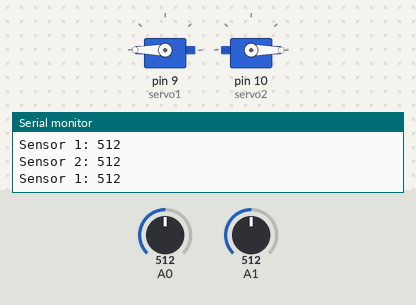
Simulated run of this sketch. Board: Arduino Uno, built with avr-gcc and run on an emulated ATmega328P. Shown: 2 × servo, the last lines printed to the serial monitor. Inputs (shaded band) come from the test bench; at power-on: A0 = 512, A1 = 512.

Above: at 1.2 s.
1.3 s: A0 set to 410
2.8 s: A0 set to 383
At 3.1 s:
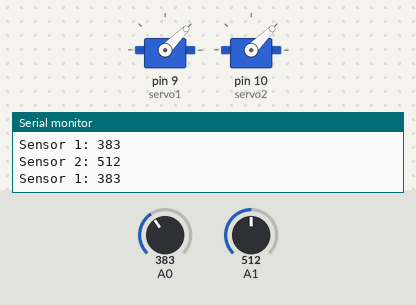
4.3 s: A1 set to 111
5.8 s: A1 set to 94
8.8 s: A0 set to 511
At 9.3 s:
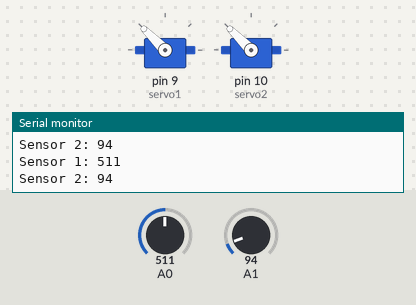
10.3 s: A0 set to 390
At 10.7 s:
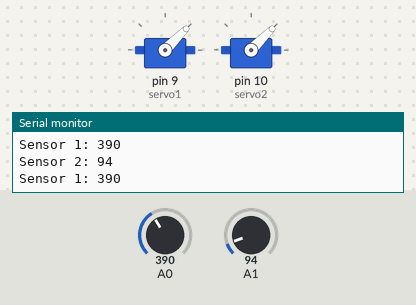
Timing chart, 0 to 12.8 s (numbered marks = the images above; inputs shaded):
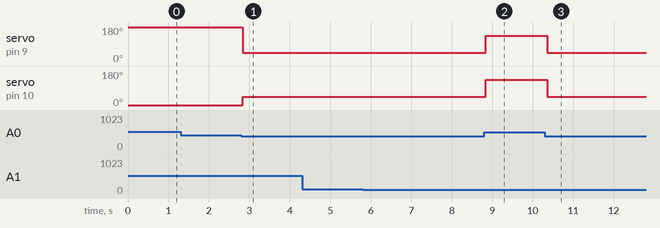

The sketch:

AutonomousBotExample.ino
```cpp
// Include the servo library.
#include <Servo.h>

// create servo object to control a servo
Servo servo1;

// create servo object to control a servo
Servo servo2;

// the setup routine runs once when you press reset:
void setup() {
  // initialize serial communication at 9600 bits per second:
  Serial.begin(9600);
  // attaches the servo on pin 9 to the a servo object
  servo1.attach(9);
  // attaches the servo on pin 10 to the another servo object
  servo2.attach(10);
}

// the loop routine runs over and over again forever:
void loop() {

  // read the input on an analog pin 0 and 1
  int sensor1Value = analogRead(A0);
  int sensor2Value = analogRead(A1);

  // print out the value you read:
  Serial.print("Sensor 1: ");
  Serial.println(sensor1Value);
  Serial.print("Sensor 2: ");
  Serial.println(sensor2Value);

  // If sensor1 detects something, turn left.
  // If sensor2 detects something, turn right.

  // SHARP IR reports about 400 to Analog PIN when object is approx. 2 cm away.
  // If less than 400, we are too close and need to turn.

  if (sensor1Value < 400) {
    // left turn
    servo1.write(45);
    servo2.write(45);
  } else if (sensor2Value < 400) {
    // right turn
    servo1.write(135);
    servo2.write(135);
  } else {
    //nothing was detect, so move forward
    servo1.write(180);
    servo2.write(0);
  }

}
```

Measured:
- the behaviour switches between 400 and 399 on A0 (found by bisection; images 0 and 1)
- after the input at 2.8 s, servo on pin 9 (servo1): 180° → 45° at once; servo on pin 10 (servo2): 0° → 45° at once
- after the input at 8.8 s, servo on pin 9 (servo1), servo on pin 10 (servo2): 45° → 135° after 0.05 s
- after the input at 10.3 s, servo on pin 9 (servo1), servo on pin 10 (servo2): 135° → 45° after 0.05 s
